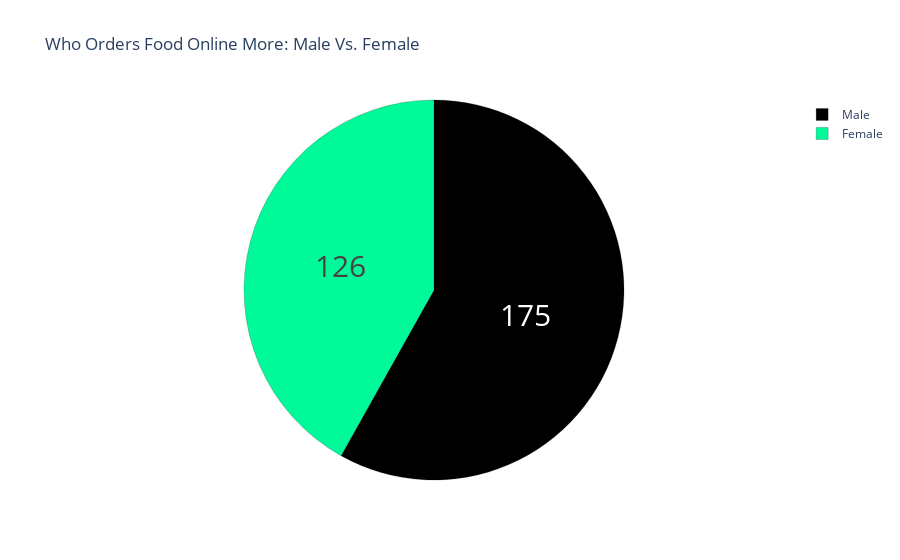

Notebook code cell kept with this figure:
### Code cell
gender = buying_again_data["Gender"].value_counts()
label = gender.index
counts = gender.values
colors = ['black','mediumspringgreen']

fig = go.Figure(data=[go.Pie(labels=label, values=counts)])
fig.update_layout(title_text='Who Orders Food Online More: Male Vs. Female')
fig.update_traces(hoverinfo='label+percent', textinfo='value', textfont_size=30,
                  marker=dict(colors=colors, line=dict(color='black', width=0.2)))
fig.show()

### Figure 1 — Plotly figure (JSON) as saved in the notebook; plotly's stock layout.template omitted (floating-point values rounded to 4 significant figures)
{"data": [{"hoverinfo": "label+percent", "labels": ["Male", "Female"], "marker": {"colors": ["black", "mediumspringgreen"], "line": {"color": "black", "width": 0.2}}, "textfont": {"size": 30}, "textinfo": "value", "type": "pie", "values": [175, 126]}], "layout": {"title": {"text": "Who Orders Food Online More: Male Vs. Female"}}}
